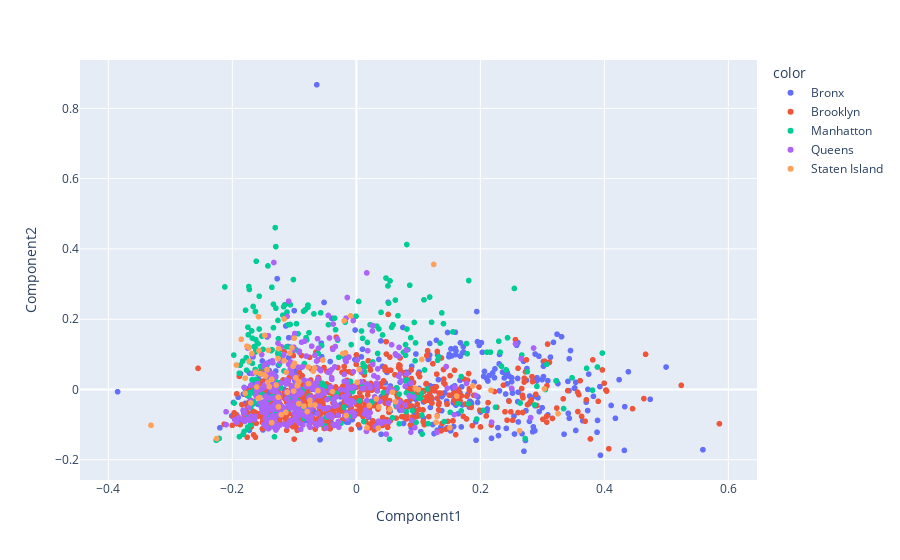

Source (notebook cell):
### Code cell
res = pd.read_csv("DataFiles/FDNY/ISOMAP_data2017.csv")

df = res[["Povertyrate","Unemploymentrate","total","popu"]].copy()
iso = manifold.Isomap(n_neighbors=10, n_components=2)
iso.fit(df)
manifold_2Da = iso.transform(df)
manifold_2D = pd.DataFrame(manifold_2Da, columns=['Component1', 'Component2'])

comp1 = manifold_2D.Component1.values
comp2 = manifold_2D.Component2.values
manifold_2D["Geoid"] = res.Geoid.values
color = res.borough.values
colormap = np.array(['r',    'g',    'b',  'yellow', 'purple'])
boro =  np.array(['Bronx','Staten Island', 'Brooklyn', 'Manhatton', 'Queens'])
#360050,360850,360470,360471,360610,360810

#plt.scatter(comp1,comp2, c = colormap[color],alpha = 0.6)

fig = px.scatter(manifold_2D, x="Component1", y="Component2", color = boro[color],hover_data=['Geoid'])
fig.show()

### Figure 1 — Plotly figure (JSON) as saved in the notebook; plotly's stock layout.template omitted (floating-point values rounded to 4 significant figures; data arrays with more than 128 entries replaced by an {"elided": "..."} marker saying what was removed)
{"data": [{"customdata": {"elided": "400x1 str values"}, "hoverlabel": {"namelength": 0}, "hovertemplate": "color=Bronx<br>Component1=%{x}<br>Component2=%{y}<br>Geoid=%{customdata[0]}", "legendgroup": "Bronx", "marker": {"color": "#636efa", "symbol": "circle"}, "mode": "markers", "name": "Bronx", "showlegend": true, "type": "scattergl", "x": {"elided": "400 float values"}, "xaxis": "x", "y": {"elided": "400 float values"}, "yaxis": "y"}, {"customdata": {"elided": "624x1 str values"}, "hoverlabel": {"namelength": 0}, "hovertemplate": "color=Brooklyn<br>Component1=%{x}<br>Component2=%{y}<br>Geoid=%{customdata[0]}", "legendgroup": "Brooklyn", "marker": {"color": "#EF553B", "symbol": "circle"}, "mode": "markers", "name": "Brooklyn", "showlegend": true, "type": "scattergl", "x": {"elided": "624 float values"}, "xaxis": "x", "y": {"elided": "624 float values"}, "yaxis": "y"}, {"customdata": {"elided": "262x1 str values"}, "hoverlabel": {"namelength": 0}, "hovertemplate": "color=Manhatton<br>Component1=%{x}<br>Component2=%{y}<br>Geoid=%{customdata[0]}", "legendgroup": "Manhatton", "marker": {"color": "#00cc96", "symbol": "circle"}, "mode": "markers", "name": "Manhatton", "showlegend": true, "type": "scattergl", "x": {"elided": "262 float values"}, "xaxis": "x", "y": {"elided": "262 float values"}, "yaxis": "y"}, {"customdata": {"elided": "378x1 str values"}, "hoverlabel": {"namelength": 0}, "hovertemplate": "color=Queens<br>Component1=%{x}<br>Component2=%{y}<br>Geoid=%{customdata[0]}", "legendgroup": "Queens", "marker": {"color": "#ab63fa", "symbol": "circle"}, "mode": "markers", "name": "Queens", "showlegend": true, "type": "scattergl", "x": {"elided": "378 float values"}, "xaxis": "x", "y": {"elided": "378 float values"}, "yaxis": "y"}, {"customdata": [["36085001700.jpg"], ["36085000600.jpg"], ["36085000700.jpg"], ["36085000800.jpg"], ["36085000900.jpg"], ["36085002001.jpg"], ["36085002002.jpg"], ["36085013204.jpg"], ["36085002100.jpg"], ["36085002700.jpg"], ["36085002900.jpg"], ["36085001100.jpg"], ["36085003600.jpg"], ["36085003900.jpg"], ["36085004000.jpg"], ["36085006400.jpg"], ["36085007000.jpg"], ["36085007500.jpg"], ["36085007700.jpg"], ["36085008100.jpg"], ["36085014605.jpg"], ["36085009601.jpg"], ["36085009602.jpg"], ["36085009700.jpg"], ["36085011201.jpg"], ["36085011202.jpg"], ["36085011401.jpg"], ["36085011402.jpg"], ["36085012500.jpg"], ["36085012804.jpg"], ["36085013201.jpg"], ["36085014606.jpg"], ["36085013302.jpg"], ["36085013400.jpg"], ["36085013800.jpg"], ["36085027704.jpg"], ["36085020804.jpg"], ["36085014700.jpg"], ["36085015100.jpg"], ["36085015601.jpg"], ["36085015603.jpg"], ["36085016901.jpg"], ["36085017010.jpg"], ["36085017300.jpg"], ["36085017600.jpg"], ["36085017700.jpg"], ["36085018901.jpg"], ["36085018902.jpg"], ["36085020100.jpg"], ["36085020700.jpg"], ["36085030302.jpg"], ["36085020801.jpg"], ["36085017008.jpg"], ["36085020803.jpg"], ["36085021300.jpg"], ["36085022600.jpg"], ["36085023100.jpg"], ["36085023900.jpg"], ["36085024700.jpg"], ["36085024800.jpg"], ["36085025100.jpg"], ["36085027301.jpg"], ["36085027302.jpg"], ["36085030301.jpg"], ["36085027702.jpg"], ["36085027900.jpg"], ["36085017005.jpg"], ["36085029102.jpg"], ["36085031901.jpg"], ["36085031902.jpg"], ["36085032300.jpg"], ["36085013203.jpg"], ["36085017007.jpg"], ["36085029104.jpg"], ["36085029103.jpg"], ["36085014604.jpg"], ["36085017009.jpg"], ["36085022800.jpg"], ["36085024401.jpg"], ["36085024402.jpg"], ["36085027705.jpg"], ["36085027706.jpg"], ["36085006700.jpg"], ["36085018100.jpg"], ["36085019800.jpg"], ["36085012806.jpg"], ["36085014607.jpg"], ["36085014608.jpg"], ["36085017011.jpg"], ["36085017012.jpg"]], "hoverlabel": {"namelength": 0}, "hovertemplate": "color=Staten Island<br>Component1=%{x}<br>Component2=%{y}<br>Geoid=%{customdata[0]}", "legendgroup": "Staten Island", "marker": {"color": "#FFA15A", "symbol": "circle"}, "mode": "markers", "name": "Staten Island", "showlegend": true, "type": "scattergl", "x": [0.1508, -0.01638, 0.2171, -0.09983, 0.1288, -0.1137, -0.07496, -0.1488, 0.0998, 0.2632, 0.3032, 0.05833, -0.07929, -0.121, 0.1248, 0.03215, -0.01972, 0.1617, 0.03528, 0.09518, -0.1607, -0.09442, -0.1558, -0.06186, -0.1165, -0.01751, 0.03628, -0.126, 0.05403, -0.09406, -0.1366, -0.1571, 0.06327, -0.09557, -0.1254, -0.1293, -0.1935, -0.1792, -0.1441, -0.1687, -0.07711, -0.09283, -0.1166, 0.1301, -0.1551, -0.1856, -0.06742, -0.06951, -0.1113, 0.1055, -0.0218, -0.009242, -0.1476, -0.1039, 0.00449, -0.1578, 0.001455, 0.02083, -0.1256, -0.1464, -0.1727, -0.03848, -0.1012, -0.1131, -0.1072, -0.3312, -0.1793, -0.08456, 0.3253, 0.1877, 0.01709, -0.1021, -0.1623, -0.1764, -0.1003, -0.1731, -0.1431, -0.2253, -0.1263, -0.1404, -0.07754, -0.06687, -0.1703, -0.0744, -0.1418, -0.05397, -0.09746, -0.1578, -0.1364, -0.09255], "xaxis": "x", "y": [-0.1084, -0.07426, -0.002455, 0.07442, -0.09338, -0.06519, -0.031, 0.04147, -9.591e-05, -0.1173, 0.00167, -0.007484, -0.06281, -0.07187, 0.3559, -0.02687, 0.1956, -0.01866, -0.1101, 0.003468, 0.007101, 0.01195, -0.02311, -0.003398, 0.08172, 0.1044, -0.04984, -0.0217, -0.05637, 0.01816, -0.09456, 0.1104, -0.03498, 0.01027, 0.1162, 0.01277, 0.06969, -0.01066, 0.05627, 0.1024, 0.0167, -0.0402, 0.2007, -0.07651, 0.04504, 0.1427, 0.06125, 0.05216, -0.007938, 0.08548, 0.1022, 0.2095, 0.1539, 0.1189, 0.05722, 0.2071, 0.02074, -0.04543, -0.04946, 0.03812, 0.08082, -0.006054, -0.004546, 0.04911, 0.1033, -0.1018, 0.03245, -0.04755, -0.06878, 0.01019, -0.109, 0.06608, 0.04964, 0.1232, 0.146, 0.1185, 0.02097, -0.1397, 0.08821, 0.007998, 0.06387, -0.04414, -0.03819, -0.04348, 0.1116, 0.08393, 0.03304, -0.02494, 0.02886, 0.02218], "yaxis": "y"}], "layout": {"legend": {"title": {"text": "color"}, "tracegroupgap": 0}, "margin": {"t": 60}, "xaxis": {"anchor": "y", "domain": [0, 1], "title": {"text": "Component1"}}, "yaxis": {"anchor": "x", "domain": [0, 1], "title": {"text": "Component2"}}}}
